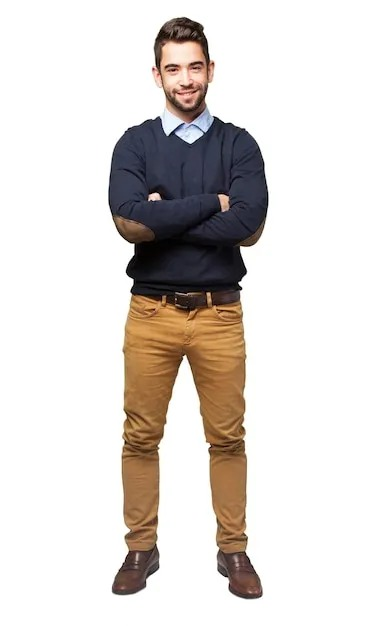
#> input picture Placement/helloman.jpg, 387 x 626 px; the run also reads 1 picture not shown here
$ python 6.arithmetic-operations.py
#> lines starting #> are read from the running program, lines starting #| are printed output that depends on the picture
import cv2 as cv

img = cv.imread('helloman.jpg')
#> img is the input picture: shape (626, 387, 3); mean B, G, R 212.5, 216.1, 221.3
print(img.shape) # No of rows and columns
#| (626, 387, 3)
print(img.size) # Total no of Pixels
#| 726786
print(img.dtype) # image datatype
#| uint8

# To seperate all channels in the image
b,g,r = cv.split(img)
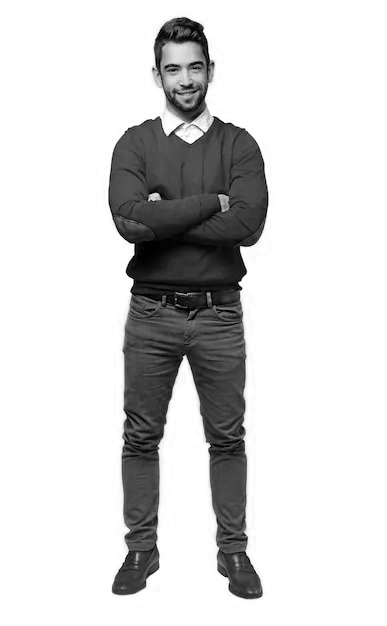
#> b: shape (626, 387); min 0, max 255, mean 212.5
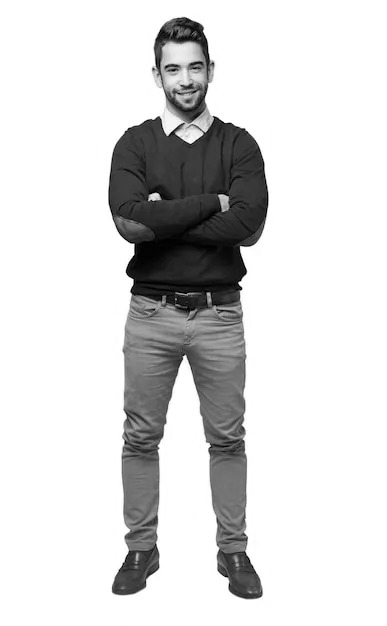
#> g: shape (626, 387); min 0, max 255, mean 216.1
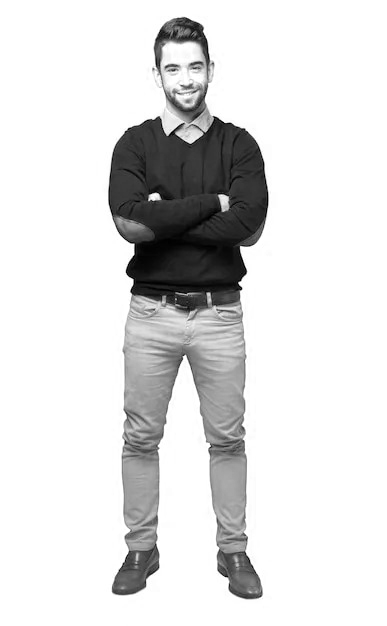
#> r: shape (626, 387); min 0, max 255, mean 221.3


# if we want to merge all channels
img = cv.merge((b,g,r))

# ROI -> Region of Interest -> Crop the Image we need specific object in the image
cv.imshow('image-window',img)
man_head = img[20:27, 107:220]


# Add Two images -> If we want to add those things the two array size was same
img_gray = cv.imread(r'A:\ML-COMPLETE\Placement\helloman-gray.jpg')
img = cv.resize(img,(512,512))
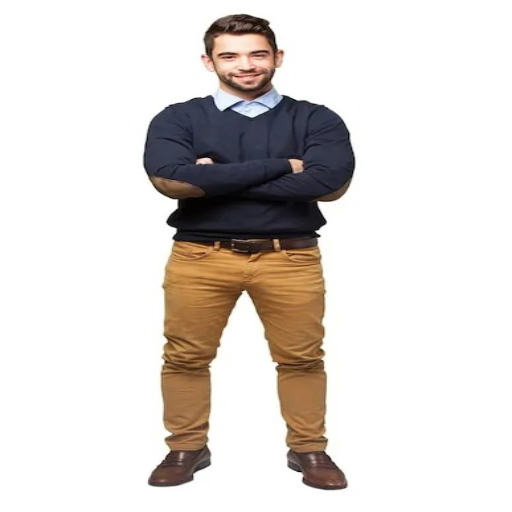
#> img: shape (512, 512, 3); mean B, G, R 212.5, 216.1, 221.3
img_gray = cv.resize(img_gray,(512,512))
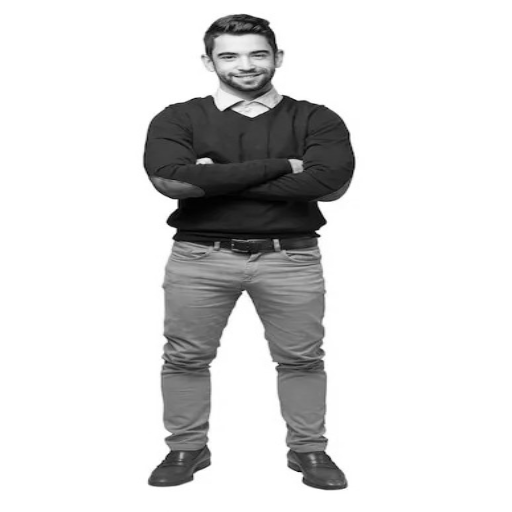
#> img_gray: shape (512, 512, 3); min 0, max 255, mean 217.3
dst = cv.add(img,img_gray)
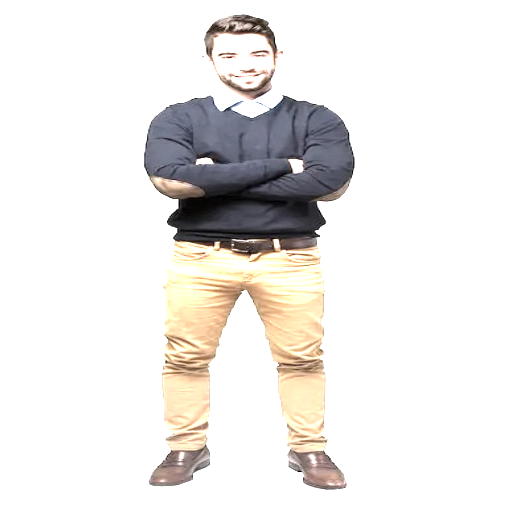
#> dst: shape (512, 512, 3); mean B, G, R 230.9, 233.3, 235.7


cv.imshow('manhead-window',man_head)
cv.imshow('added images',dst)
cv.waitKey(0)
cv.destroyAllWindows()
